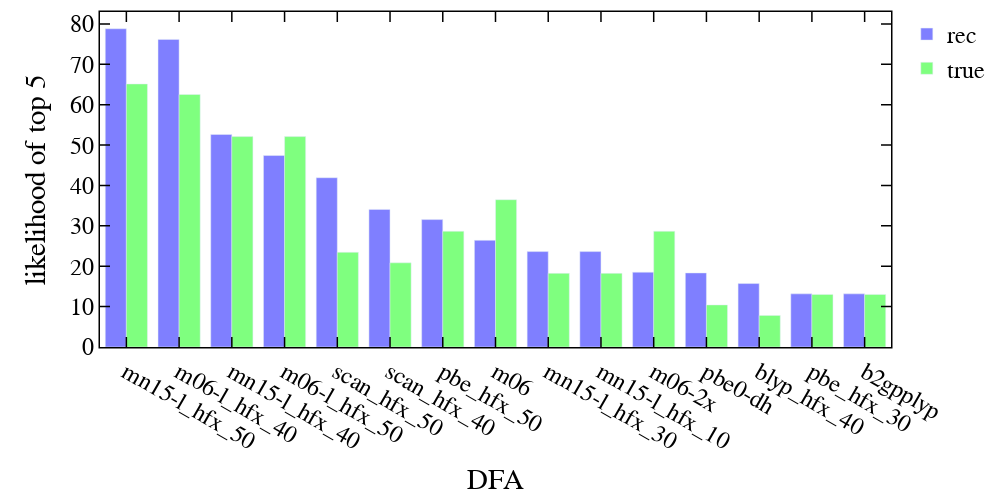

Source (notebook cell):
### Markdown cell above
##### with specific metal

### Code cell
### ----top-5----
cutoff = 15
top5_bfs = {}
_df_sel_top = df_sel_top[df_sel_top["metal"] == "mn"]
for f in functionals:
    top5_bfs[f] = 0
for _, row in _df_sel_top.iterrows():
    for f in row["best_fs"]:
        top5_bfs[f] += 1
true_top5_bfs = {}
for f in functionals:
    true_top5_bfs[f] = 0
for _, row in _df_sel_top.iterrows():
    for f in row["true_best_fs"]:
        true_top5_bfs[f] += 1
        
for f in top5_bfs:
    top5_bfs[f] += true_top5_bfs[f]*0.01

from collections import Counter
bfs = dict(sorted(top5_bfs.items(), key=lambda item: item[1], reverse=True))
use_bfs_true = {}
for f in list(bfs.keys())[:cutoff]:
    use_bfs_true[f] = true_top5_bfs[f]
data = [go.Bar(x=list(bfs.keys())[:cutoff],
               y=np.array(list(bfs.values()))[:cutoff]*600./np.sum(list(bfs.values())), name='rec', marker_color='rgba(0, 0, 255, 0.5)'),
        go.Bar(x=list(use_bfs_true.keys()),
               y=np.array(list(use_bfs_true.values()))*600./np.sum(list(bfs.values())), name='true', marker_color='rgba(0, 255, 0, 0.5)'),
       ]
layout = go.Layout()
layout.update(glob_layout)
layout["xaxis"].update({'title': "DFA"})
layout["yaxis"].update({'title': "likelihood of top 5", })
layout.update(width=1000, height=500, boxmode='group')
fig = dict(data=data, layout=layout)
iplot(fig)
len(_df_sel_top)

### Figure 1 — Plotly figure (JSON) as saved in the notebook; plotly's stock layout.template omitted (floating-point values rounded to 4 significant figures)
{"data": [{"marker": {"color": "rgba(0, 0, 255, 0.5)"}, "name": "rec", "type": "bar", "x": ["mn15-l_hfx_50", "m06-l_hfx_40", "mn15-l_hfx_40", "m06-l_hfx_50", "scan_hfx_50", "scan_hfx_40", "pbe_hfx_50", "m06", "mn15-l_hfx_30", "mn15-l_hfx_10", "m06-2x", "pbe0-dh", "blyp_hfx_40", "pbe_hfx_30", "b2gpplyp"], "y": [78.82, 76.19, 52.63, 47.42, 41.92, 34.08, 31.55, 26.42, 23.63, 23.63, 18.53, 18.34, 15.71, 13.16, 13.16]}, {"marker": {"color": "rgba(0, 255, 0, 0.5)"}, "name": "true", "type": "bar", "x": ["mn15-l_hfx_50", "m06-l_hfx_40", "mn15-l_hfx_40", "m06-l_hfx_50", "scan_hfx_50", "scan_hfx_40", "pbe_hfx_50", "m06", "mn15-l_hfx_30", "mn15-l_hfx_10", "m06-2x", "pbe0-dh", "blyp_hfx_40", "pbe_hfx_30", "b2gpplyp"], "y": [65.14, 62.53, 52.11, 52.11, 23.45, 20.84, 28.66, 36.48, 18.24, 18.24, 28.66, 10.42, 7.817, 13.03, 13.03]}], "layout": {"boxmode": "group", "font": {"color": "black", "family": "Helvetica", "size": 24}, "height": 500, "legend": {"orientation": "v"}, "margin": {"b": 100, "l": 100, "r": 10, "t": 10}, "paper_bgcolor": "rgba(255,255,255,100)", "plot_bgcolor": "white", "width": 1000, "xaxis": {"color": "black", "linecolor": "black", "linewidth": 1.5, "mirror": "allticks", "showgrid": false, "showline": true, "ticklen": 10, "ticks": "inside", "tickwidth": 1.5, "title": {"text": "DFA"}, "zeroline": false}, "yaxis": {"color": "black", "linecolor": "black", "linewidth": 1.5, "mirror": "allticks", "showgrid": false, "showline": true, "ticklen": 10, "ticks": "inside", "tickwidth": 1.5, "title": {"text": "likelihood of top 5"}, "zeroline": false}}}
